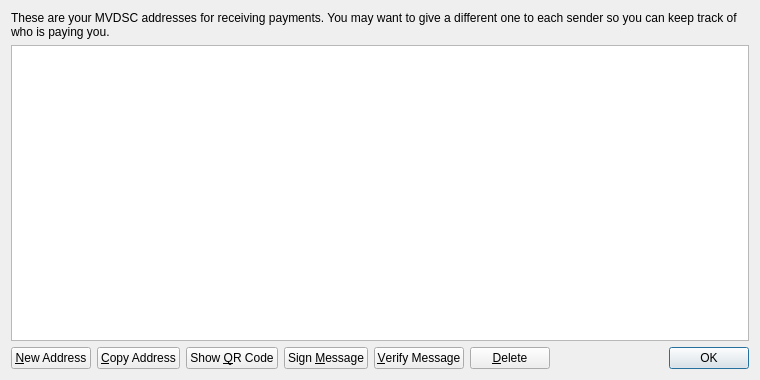
<?xml version="1.0" encoding="UTF-8"?>
<ui version="4.0">
 <class>AddressBookPage</class>
 <widget class="QWidget" name="AddressBookPage">
  <property name="geometry">
   <rect>
    <x>0</x>
    <y>0</y>
    <width>760</width>
    <height>380</height>
   </rect>
  </property>
  <property name="windowTitle">
   <string>Address Book</string>
  </property>
  <layout class="QVBoxLayout" name="verticalLayout">
   <item>
    <widget class="QLabel" name="labelExplanation">
     <property name="text">
      <string>These are your MVDSC addresses for receiving payments. You may want to give a different one to each sender so you can keep track of who is paying you.</string>
     </property>
     <property name="textFormat">
      <enum>Qt::PlainText</enum>
     </property>
     <property name="wordWrap">
      <bool>true</bool>
     </property>
    </widget>
   </item>
   <item>
    <widget class="QTableView" name="tableView">
     <property name="contextMenuPolicy">
      <enum>Qt::CustomContextMenu</enum>
     </property>
     <property name="toolTip">
      <string>Double-click to edit address or label</string>
     </property>
     <property name="tabKeyNavigation">
      <bool>false</bool>
     </property>
     <property name="alternatingRowColors">
      <bool>true</bool>
     </property>
     <property name="selectionMode">
      <enum>QAbstractItemView::SingleSelection</enum>
     </property>
     <property name="selectionBehavior">
      <enum>QAbstractItemView::SelectRows</enum>
     </property>
     <property name="sortingEnabled">
      <bool>true</bool>
     </property>
     <attribute name="verticalHeaderVisible">
      <bool>false</bool>
     </attribute>
    </widget>
   </item>
   <item>
    <layout class="QHBoxLayout" name="horizontalLayout">
     <item>
      <widget class="QPushButton" name="newAddressButton">
       <property name="toolTip">
        <string>Create a new address</string>
       </property>
       <property name="text">
        <string>&amp;New Address</string>
       </property>
       <property name="icon">
        <iconset resource="../bitcoin.qrc">
         <normaloff>:/icons/add</normaloff>:/icons/add</iconset>
       </property>
      </widget>
     </item>
     <item>
      <widget class="QPushButton" name="copyToClipboard">
       <property name="toolTip">
        <string>Copy the currently selected address to the system clipboard</string>
       </property>
       <property name="text">
        <string>&amp;Copy Address</string>
       </property>
       <property name="icon">
        <iconset resource="../bitcoin.qrc">
         <normaloff>:/icons/editcopy</normaloff>:/icons/editcopy</iconset>
       </property>
      </widget>
     </item>
     <item>
      <widget class="QPushButton" name="showQRCode">
       <property name="text">
        <string>Show &amp;QR Code</string>
       </property>
       <property name="icon">
        <iconset resource="../bitcoin.qrc">
         <normaloff>:/icons/qrcode</normaloff>:/icons/qrcode</iconset>
       </property>
      </widget>
     </item>
     <item>
      <widget class="QPushButton" name="signMessage">
       <property name="toolTip">
        <string>Sign a message to prove you own a MVDSC address</string>
       </property>
       <property name="text">
        <string>Sign &amp;Message</string>
       </property>
       <property name="icon">
        <iconset resource="../bitcoin.qrc">
         <normaloff>:/icons/edit</normaloff>:/icons/edit</iconset>
       </property>
      </widget>
     </item>
     <item>
      <widget class="QPushButton" name="verifyMessage">
       <property name="toolTip">
        <string>Verify a message to ensure it was signed with a specified MVDSC address</string>
       </property>
       <property name="text">
        <string>&amp;Verify Message</string>
       </property>
       <property name="icon">
        <iconset resource="../bitcoin.qrc">
         <normaloff>:/icons/transaction_0</normaloff>:/icons/transaction_0</iconset>
       </property>
      </widget>
     </item>
     <item>
      <widget class="QPushButton" name="deleteButton">
       <property name="toolTip">
        <string>Delete the currently selected address from the list</string>
       </property>
       <property name="text">
        <string>&amp;Delete</string>
       </property>
       <property name="icon">
        <iconset resource="../bitcoin.qrc">
         <normaloff>:/icons/remove</normaloff>:/icons/remove</iconset>
       </property>
      </widget>
     </item>
     <item>
      <spacer name="horizontalSpacer">
       <property name="orientation">
        <enum>Qt::Horizontal</enum>
       </property>
       <property name="sizeHint" stdset="0">
        <size>
         <width>40</width>
         <height>20</height>
        </size>
       </property>
      </spacer>
     </item>
     <item>
      <widget class="QDialogButtonBox" name="buttonBox">
       <property name="sizePolicy">
        <sizepolicy hsizetype="Maximum" vsizetype="Fixed">
         <horstretch>0</horstretch>
         <verstretch>0</verstretch>
        </sizepolicy>
       </property>
       <property name="standardButtons">
        <set>QDialogButtonBox::Ok</set>
       </property>
      </widget>
     </item>
    </layout>
   </item>
  </layout>
 </widget>
 <resources>
  <include location="../bitcoin.qrc"/>
 </resources>
 <connections/>
</ui>
